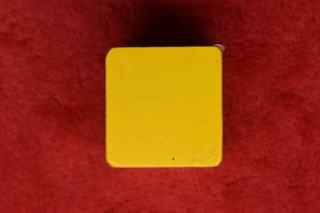
#> input picture Setup/2_image_dataset_config/image_preprocessing/3.draw_picture/yellow-block.jpg, 320 x 213 px
$ jupyter execute 03_Edge_detection_2.ipynb
#> lines starting #> are read from the running program, lines starting #| are printed output that depends on the picture; after the words box and inside, x2 and y2 are one past the last pixel; in counts of white or black regions, pixels touching at a corner belong together
[cell 1]
import cv2
import numpy as np
import random
import math
img = cv2.imread('yellow-block.jpg',1)
#> img is the input picture: shape (213, 320, 3); mean B, G, R 16.7, 52, 150.2
imgInfo = img.shape
#> imgInfo = (213, 320, 3)
height = imgInfo[0]
#> height = 213
width = imgInfo[1]
#> width = 320
# cv2.imshow('src',img)
# sobel 1 Operator template 2 Picture convolution 3 Threshold decision
# [1 2 1          [ 1 0 -1
#  0 0 0            2 0 -2
# -1 -2 -1 ]       1 0 -1 ]

# [1 2 3 4] [a b c d] a*1+b*2+c*3+d*4 = dst
# sqrt(a*a+b*b) = f>th
gray = cv2.cvtColor(img,cv2.COLOR_BGR2GRAY)
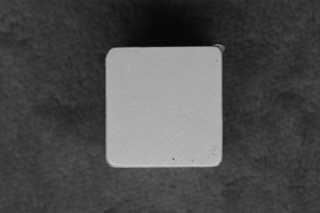
#> gray: shape (213, 320); min 7, max 203, mean 77.4
dst = np.zeros((height,width,1),np.uint8)
for i in range(0,height-2):
    for j in range(0,width-2):
        gy = gray[i,j]*1+gray[i,j+1]*2+gray[i,j+2]*1-gray[i+2,j]*1-gray[i+2,j+1]*2-gray[i+2,j+2]*1
        gx = gray[i,j]+gray[i+1,j]*2+gray[i+2,j]-gray[i,j+2]-gray[i+1,j+2]*2-gray[i+2,j+2]
        grad = math.sqrt(gx*gx+gy*gy)
        if grad>50:
            dst[i,j] = 255
        else:
            dst[i,j] = 0
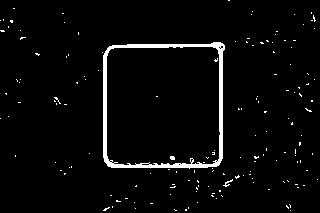
#> dst: shape (213, 320, 1); 3.4% white; 154 white regions (152 under 20 px), largest, box (x1, y1, x2, y2) and area: (103, 42, 225, 169) 1851, (223, 179, 233, 187) 26
# cv2.imshow('dst',dst)
# cv2.waitKey(0)

# original image

[cell 2]
import matplotlib.pyplot as plt

img_bgr2rgb1 = cv2.cvtColor(img, cv2.COLOR_BGR2RGB)
plt.imshow(img_bgr2rgb1)
plt.show()

# Edge detection

[cell 3]
img_bgr2rgb1 = cv2.cvtColor(dst, cv2.COLOR_BGR2RGB)
plt.imshow(img_bgr2rgb1)
plt.show()
